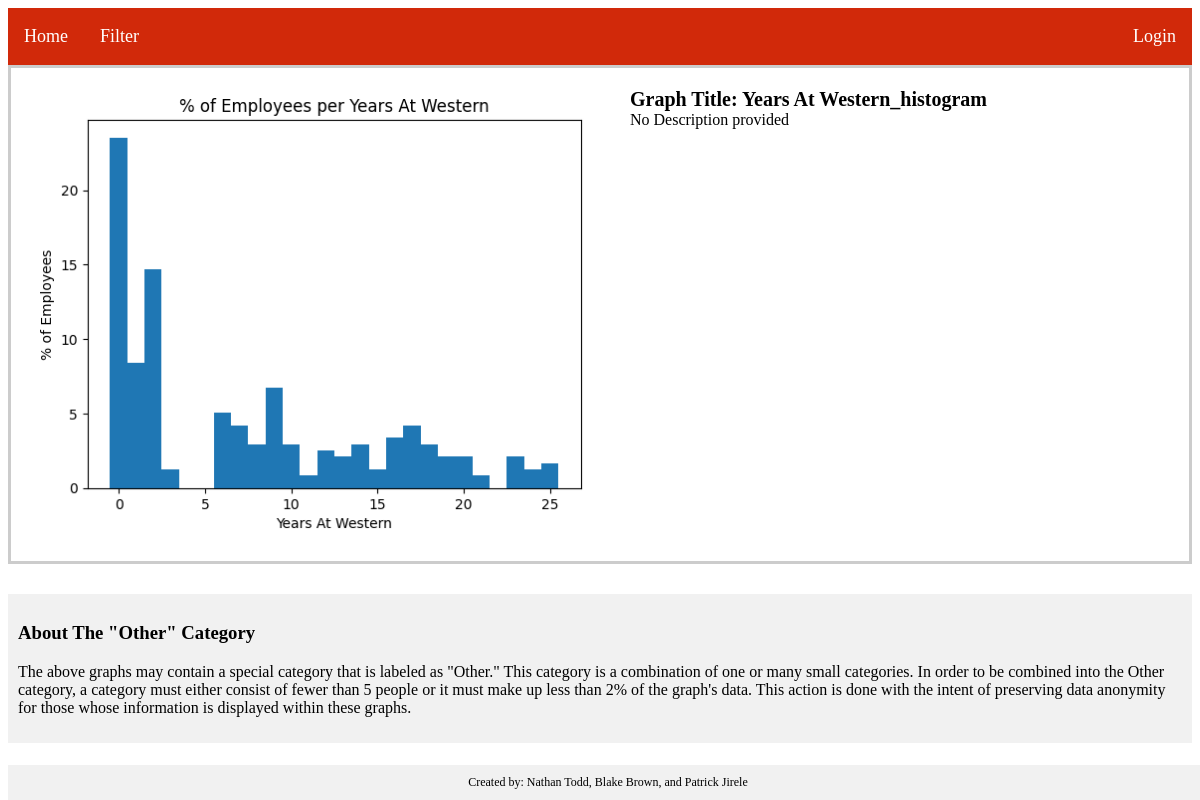
The page / on the database its author committed.
### main.py (models this page shows)
class Graphs(db.Model):
    id = db.Column(db.Integer, primary_key=True)
    path = db.Column(db.String(100), nullable=False)
    title = db.Column(db.String(50), nullable=False)
    description = db.Column(db.String(250), nullable=True)
    type = db.Column(db.String(20))
    useQuantity = db.Column(db.Boolean, default=False)
    currently_displayed = db.Column(db.Boolean, default=False, nullable=False)
    group_id = db.Column(db.Integer, db.ForeignKey('graphgroup.id'), nullable=True)

### main.py (the view)
@app.route('/')
def home():
    graphsFromDb = Graphs.query.filter_by(currently_displayed = 1).all()
    graphs_by_group = GraphGroup.query.filter_by(currently_displayed = 1).all()
    return render_template('home.html', graphs=graphsFromDb, graphGroups=graphs_by_group)

### templates/home.html (shortened to what this page needs)
{% extends 'base.html' %}
{% block content %}
<body>
    {% if graphs %}
        {% for graph in graphs %}
        <div class="group-container">
            <div class="graph-grid">
                <div class="group-graph-container" data-graph-id="{{ graph.id }}">
                    <img src="{{ graph.path }}" class="thumbnail-img">
                    <div class="content-wrapper">
                        <div class="title-container">Graph Title: {{ graph.title }}</div>
                        {% if graph.description %}
                        <div class="description-container"><b>Description:</b>
                            <br>
                            <p class="description-quote">
                                {{ graph.description|safe }}
                            </p>
                        </div>
                        {% else %}
                            No Description provided
                        {% endif %}
                    </div>
                </div>
            </div>
        </div>
        {% endfor %}
    {% endif %}
    <div class="other">
        <h3>About The "Other" Category</h3>
        <p>The above graphs may contain a special category that is labeled as "Other." This category is a combination of one or many small categories. In order to be combined into the Other category, a category must either consist of fewer than 5 people or it must make up less than 2% of the graph's data. This action is done with the intent of preserving data anonymity for those whose information is displayed within these graphs.</p>
    </div>
    <div class="footer">
        Created by: Nathan Todd, Blake Brown, and Patrick Jirele
    </div>
</body>
{% endblock %}

### static/style.css (style rules this page uses)
.footer { position: fixed; bottom: 0; width: 100%; background-color: #f1f1f1; text-align: center; padding: 10px 0; font-size: 12px; }

### templates/home.html (style rules this page uses)
.group-container { border: 3px solid #ccc; padding: 20px; margin-bottom: 30px; text-align: center; }
.graph-grid { display: grid; grid-template-columns: repeat(auto-fit, minmax(300px, 1fr)); grid-gap: 20px; }
.group-graph-container { display: grid; grid-template-columns: 1fr 1fr; grid-gap: 20px; align-items: start; }
.thumbnail-img { max-width: 100%; }
.content-wrapper { flex-grow: 1; margin-left: 20px; text-align: left; }
.title-container { font-weight: bold; font-size: 20px; }
.other { background-color: #f1f1f1; font-color: white; padding: 10px }

### rows shown on the page
Graphs: path (picture), title "Years At Western_histogram", description "No Description provided"
